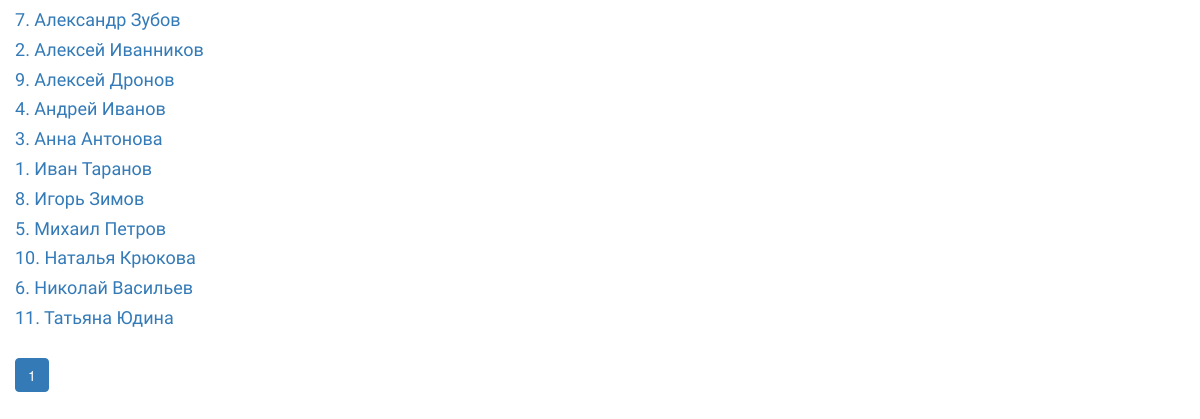
The app's page /shop/ with its own data.
### shop/models.py (models this page shows, shortened)
class User(models.Model):
	name = models.CharField(max_length=30)
	second_name = models.CharField(max_length=50, null=True)
	class Meta():
		verbose_name = ('Пользователь')
		verbose_name_plural = ('Пользователи')

### shop/views.py (the view)
# urls.py: path('', views.index, name = 'index'),
def index(request):
	users = User.objects.all().order_by('name')
	limit = 20
	page = request.GET.get('page', 1)
	paginator = Paginator(users, limit)
	paginator.baseurl = '/shop/?page='	#
	try:
		page = paginator.page(page)					# Page
	except EmptyPage:						# Exception as e:
		page = paginator.page(paginator.num_pages)
	return render(request, 'index.html', {
		'list_users' : page.object_list,
		'paginator' : paginator,
		'page' : page,
		})

### shop/templates/index.html (shortened to what this page needs)
{% extends 'base.html' %}
{% block content %}
	{% block page %}
		{% for user in list_users %}
			<div>
				<h4><a href=" {% url 'user_page' pk=user.pk %} ">{{ user.id }}. {{ user.name }} {{ user.second_name }} </a></h4>
			</div>
		{% endfor %}
		<nav>
			<ul class='pagination'>
				{% for p in paginator.page_range %}
					{% if p == page.number %}
					<li class="active">
					{% else %}
					<li>
					{% endif %}
						<a href="{{paginator.baseurl}}{{p}}">{{p}}</a>
					</li>
				{% endfor %}
			</ul>
		</nav>
	{% endblock %}
{% endblock %}

### shop/templates/base.html (shortened to what this page needs)
<!DOCTYPE html>
{% load static %}
<html>
	<head>
		<link rel="stylesheet" href="//maxcdn.bootstrapcdn.com/bootstrap/3.2.0/css/bootstrap.min.css">
		<link rel="stylesheet" href="//maxcdn.bootstrapcdn.com/bootstrap/3.2.0/css/bootstrap-theme.min.css">
		<link rel="stylesheet" href="{% static 'css/shop.css' %}">
	</head>
	<body>
		{% block content %}{% endblock %}
	</body>
</html>

### shop/static/css/shop.css (style rules this page uses)
body { padding-left: 15px; }
h1, h2, h3, h4 { font-family: 'Lobster', cursive; }

### records on screen
User: id "7", name "Александр", second_name "Зубов"
User: id "2", name "Алексей", second_name "Иванников"
User: id "9", name "Алексей", second_name "Дронов"
User: id "4", name "Андрей", second_name "Иванов"
User: id "3", name "Анна", second_name "Антонова"
User: id "1", name "Иван", second_name "Таранов"
User: id "8", name "Игорь", second_name "Зимов"
User: id "5", name "Михаил", second_name "Петров"
User: id "10", name "Наталья", second_name "Крюкова"
User: id "6", name "Николай", second_name "Васильев"
User: id "11", name "Татьяна", second_name "Юдина"

### other values on screen
{{ p }} "1"
